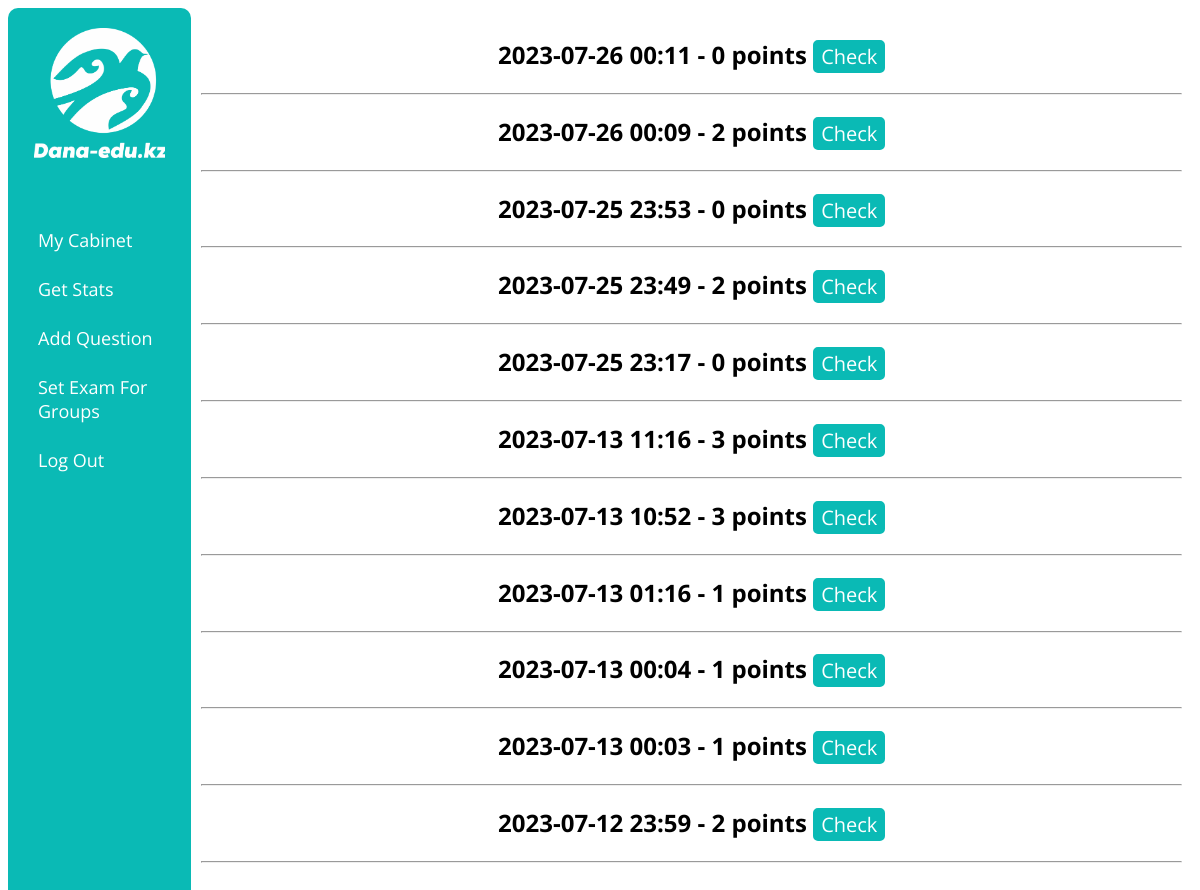
Page /exam_results (signed in) on the committed database.
### examapp/models.py (models this page shows, shortened)
class Result(models.Model):
    user = models.ForeignKey('CustomUser', on_delete=models.CASCADE)
    variant = models.ForeignKey('Variant', on_delete=models.CASCADE)
    subjects = models.ManyToManyField('Subject')
    starts_at = models.DateTimeField(auto_now=True)
    ends_at = models.DateTimeField(null=True, blank=True)
    points = models.PositiveSmallIntegerField(default=0)
    questions = models.ManyToManyField('Question', blank=True)
    answers = models.ManyToManyField('PupilAnswer', blank=True)

### examapp/views.py (the view)
# urls.py: path('exam_results', examResultsView, name='exam_results_url'),
@login_required(login_url='login_url')
def examResultsView(request):
    results = Result.objects.filter(user=request.user).order_by('-starts_at')
    context = {'results': results,
               'urls': getUserUrls(request.user)}
    return render(request, 'exam_results_page.html', context)

### examapp/functions.py (called while the page is built)
def getUserUrls(user) -> []:
    urls = [{'text': 'My Cabinet', 'url': 'cabinet_url'}]
    if user.type == 'PU':
        urls.append({'text': 'Init Exam', 'url': 'exam_init_url'})
        urls.append({'text': 'Exam Results', 'url': 'exam_results_url'})
    if user.type == 'MO':
        urls.append({'text': 'Get Stats', 'url': 'get_stats_url'})
        urls.append({'text': 'Add Question', 'url': 'add_questions_init_url'})
        urls.append({'text': 'Set Exam For Groups', 'url': 'set_exam_for_groups_url'})
    urls.append({'text': 'Log Out', 'url': 'logout_url'})
    return urls

### templates/exam_results_page.html
{% extends 'base.html' %}
{% block content %}
    {% for result in results %}
        <h2>
            {{ result.starts_at|date:'Y-m-d H:i' }} - {{ result.points }} points
            <button class="btn" onclick="location.href='{% url 'exam_result_url' result.id %}'">Check</button>
        </h2>
        <hr>
    {% endfor %}
{% endblock content %}

### static/css/style.css (style rules this page uses)
body { font-family: 'Open Sans', sans-serif; }
.btn { font-size: 20px; font-family: 'Open Sans', sans-serif; background: #0ABAB5; border-radius: 5px; color: #ffffff; border: 2px solid #0ABAB5; }

### rows in the picture
Result: starts_at "2023-07-26 00:11", points "0"
Result: starts_at "2023-07-26 00:09", points "2"
Result: starts_at "2023-07-25 23:53", points "0"
Result: starts_at "2023-07-25 23:49", points "2"
Result: starts_at "2023-07-25 23:17", points "0"
Result: starts_at "2023-07-13 11:16", points "3"
Result: starts_at "2023-07-13 10:52", points "3"
Result: starts_at "2023-07-13 01:16", points "1"
Result: starts_at "2023-07-13 00:04", points "1"
Result: starts_at "2023-07-13 00:03", points "1"
Result: starts_at "2023-07-12 23:59", points "2"

### other values in the picture
{{ url.text }} "My Cabinet" "Get Stats" "Add Question" "Set Exam For Groups" "Log Out"
